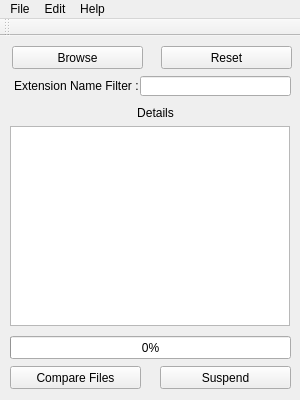
<?xml version="1.0" encoding="UTF-8"?>
<ui version="4.0">
 <class>Duplicates</class>
 <widget class="QMainWindow" name="Duplicates">
  <property name="geometry">
   <rect>
    <x>0</x>
    <y>0</y>
    <width>300</width>
    <height>400</height>
   </rect>
  </property>
  <property name="minimumSize">
   <size>
    <width>300</width>
    <height>400</height>
   </size>
  </property>
  <property name="maximumSize">
   <size>
    <width>300</width>
    <height>400</height>
   </size>
  </property>
  <property name="windowTitle">
   <string>Duplicates Cleaner</string>
  </property>
  <widget class="QWidget" name="centralWidget">
   <widget class="QPushButton" name="browseButton">
    <property name="geometry">
     <rect>
      <x>12</x>
      <y>10</y>
      <width>131</width>
      <height>23</height>
     </rect>
    </property>
    <property name="text">
     <string>Browse</string>
    </property>
   </widget>
   <widget class="QLabel" name="filterLabel">
    <property name="geometry">
     <rect>
      <x>14</x>
      <y>42</y>
      <width>131</width>
      <height>16</height>
     </rect>
    </property>
    <property name="text">
     <string>Extension Name Filter :</string>
    </property>
   </widget>
   <widget class="QPushButton" name="compareButton">
    <property name="geometry">
     <rect>
      <x>10</x>
      <y>330</y>
      <width>131</width>
      <height>23</height>
     </rect>
    </property>
    <property name="text">
     <string>Compare Files</string>
    </property>
   </widget>
   <widget class="QPushButton" name="resetButton">
    <property name="geometry">
     <rect>
      <x>161</x>
      <y>10</y>
      <width>131</width>
      <height>23</height>
     </rect>
    </property>
    <property name="text">
     <string>Reset</string>
    </property>
   </widget>
   <widget class="QLineEdit" name="filterLineEdit">
    <property name="geometry">
     <rect>
      <x>140</x>
      <y>40</y>
      <width>151</width>
      <height>20</height>
     </rect>
    </property>
   </widget>
   <widget class="QProgressBar" name="progressBar">
    <property name="geometry">
     <rect>
      <x>10</x>
      <y>300</y>
      <width>281</width>
      <height>23</height>
     </rect>
    </property>
    <property name="value">
     <number>0</number>
    </property>
   </widget>
   <widget class="QLabel" name="detailsLabel">
    <property name="geometry">
     <rect>
      <x>20</x>
      <y>67</y>
      <width>271</width>
      <height>20</height>
     </rect>
    </property>
    <property name="text">
     <string>Details</string>
    </property>
    <property name="alignment">
     <set>Qt::AlignCenter</set>
    </property>
   </widget>
   <widget class="QTextEdit" name="duplicatesTextEdit">
    <property name="enabled">
     <bool>true</bool>
    </property>
    <property name="geometry">
     <rect>
      <x>10</x>
      <y>90</y>
      <width>280</width>
      <height>200</height>
     </rect>
    </property>
    <property name="textInteractionFlags">
     <set>Qt::TextSelectableByKeyboard|Qt::TextSelectableByMouse</set>
    </property>
   </widget>
   <widget class="QPushButton" name="suspendButton">
    <property name="geometry">
     <rect>
      <x>160</x>
      <y>330</y>
      <width>131</width>
      <height>23</height>
     </rect>
    </property>
    <property name="text">
     <string>Suspend</string>
    </property>
   </widget>
  </widget>
  <widget class="QMenuBar" name="menuBar">
   <property name="geometry">
    <rect>
     <x>0</x>
     <y>0</y>
     <width>300</width>
     <height>21</height>
    </rect>
   </property>
   <widget class="QMenu" name="menuFile">
    <property name="title">
     <string>File</string>
    </property>
    <addaction name="actionBrowse"/>
    <addaction name="separator"/>
    <addaction name="actionReset"/>
    <addaction name="separator"/>
    <addaction name="actionExit"/>
   </widget>
   <widget class="QMenu" name="menuEdit">
    <property name="title">
     <string>Edit</string>
    </property>
    <addaction name="actionCompare"/>
   </widget>
   <widget class="QMenu" name="menuHelp">
    <property name="title">
     <string>Help</string>
    </property>
    <addaction name="actionAbout"/>
   </widget>
   <addaction name="menuFile"/>
   <addaction name="menuEdit"/>
   <addaction name="menuHelp"/>
  </widget>
  <widget class="QToolBar" name="mainToolBar">
   <attribute name="toolBarArea">
    <enum>TopToolBarArea</enum>
   </attribute>
   <attribute name="toolBarBreak">
    <bool>false</bool>
   </attribute>
  </widget>
  <action name="actionBrowse">
   <property name="text">
    <string>Browse</string>
   </property>
  </action>
  <action name="actionCompare">
   <property name="text">
    <string>Compare</string>
   </property>
  </action>
  <action name="actionReset">
   <property name="text">
    <string>Reset</string>
   </property>
  </action>
  <action name="actionExit">
   <property name="text">
    <string>Exit</string>
   </property>
  </action>
  <action name="actionAbout">
   <property name="text">
    <string>About</string>
   </property>
  </action>
 </widget>
 <layoutdefault spacing="6" margin="11"/>
 <resources/>
 <connections/>
</ui>
